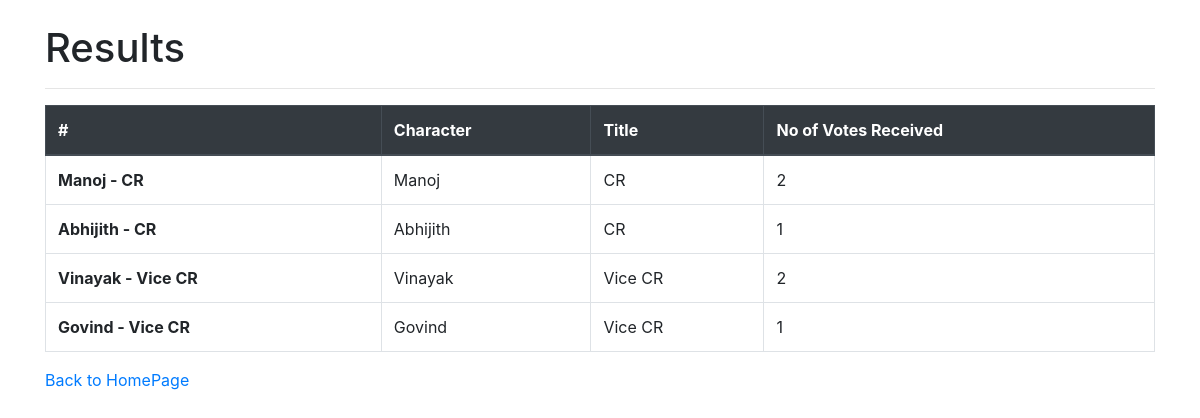
Page /voteresult/ (signed in) on the earlier database version.
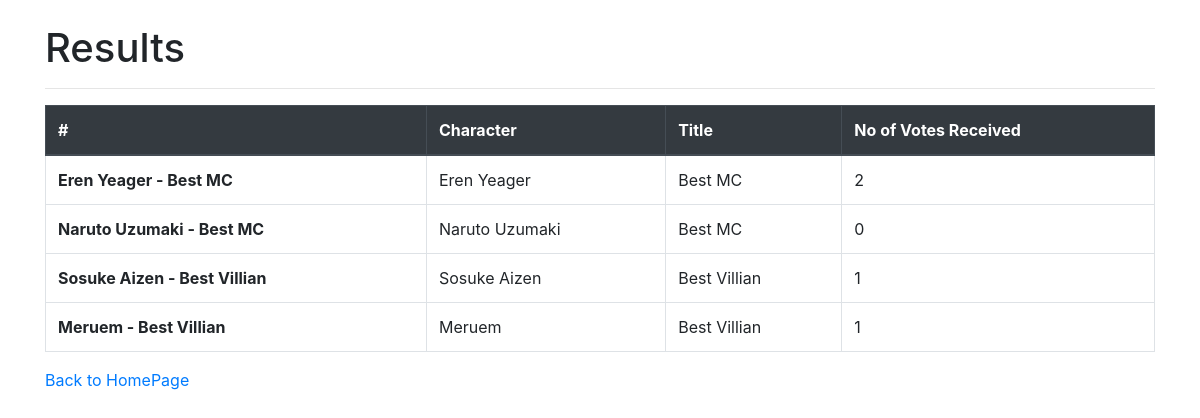
Same page on the later database version.
### voteapp/models.py (models this page shows)
class Candidate(models.Model):
    name = models.CharField(max_length=50)
    total_vote = models.IntegerField(default=0, editable=False)
    position = models.ForeignKey(Position, on_delete=models.CASCADE)
    def __str__(self):
        return "{} - {}".format(self.name, self.position.title)

class Position(models.Model):
    title = models.CharField(max_length=50, unique=True)
    def __str__(self):
        return self.title

### voteapp/views.py (the view)
# urls.py: path('voteresult/',views.VoteResultPage,name='voteresult')
@login_required
def VoteResultPage(request):
    obj = Candidate.objects.all().order_by('position','-total_vote')
    return render(request, "voteresult.html", {'obj':obj})

### templates/voteresult.html (shortened to what this page needs)
<!doctype html>
<html lang="en">
  <head>
    <link rel="stylesheet" href="https://stackpath.bootstrapcdn.com/bootstrap/4.3.1/css/bootstrap.min.css">
  </head>
  <body>
    <div class="container mt-4">
      <h1>Results</h1>
      <hr>
      <table class="table table-bordered table-hover">
        <thead class="thead-dark">
          <tr>
            <th scope="col">#</th>
            <th scope="col">Character</th>
            <th scope="col">Title</th>
            <th scope="col">No of Votes Received</th>
          </tr>
        </thead>
        <tbody>
          {% for i in obj %}
          <tr>
            <th scope="row">{{i}}</th>
            <td>{{ i.name }}</td>
            <td>{{ i.position }}</td>
            <td>{{ i.total_vote }}</td>
          </tr>
          {% endfor %}
        </tbody>
      </table>
      <a href="{% url 'home' %}">Back to HomePage</a>
    </div>
  </body>
</html>

Differences in the rows shown:
removed Candidate: name+position "Manoj - CR", name "Manoj", position "CR", total_vote "2"
removed Candidate: name+position "Abhijith - CR", name "Abhijith", position "CR", total_vote "1"
removed Candidate: name+position "Vinayak - Vice CR", name "Vinayak", position "Vice CR", total_vote "2"
removed Candidate: name+position "Govind - Vice CR", name "Govind", position "Vice CR", total_vote "1"
added Candidate: name+position "Eren Yeager - Best MC", name "Eren Yeager", position "Best MC", total_vote "2"
added Candidate: name+position "Naruto Uzumaki - Best MC", name "Naruto Uzumaki", position "Best MC", total_vote "0"
added Candidate: name+position "Sosuke Aizen - Best Villian", name "Sosuke Aizen", position "Best Villian", total_vote "1"
added Candidate: name+position "Meruem - Best Villian", name "Meruem", position "Best Villian", total_vote "1"
